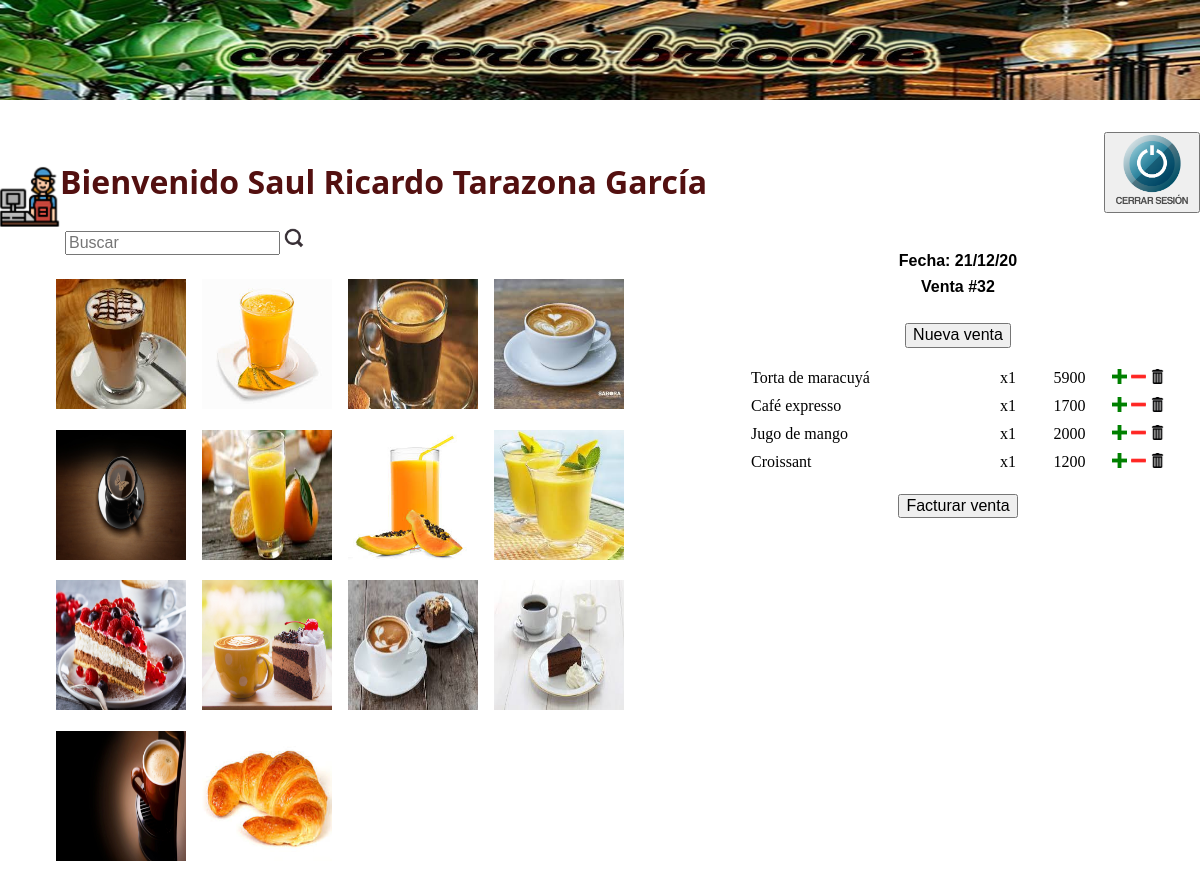
The page /cajeroVenta/ (signed in) on the database its author committed.
### tables this page shows
CREATE TABLE PRODUCTOS (id INTEGER NOT NULL UNIQUE, nombre TEXT NOT NULL, precio INTEGER NOT NULL, cantidad_Inv INTEGER NOT NULL, descripcion TEXT NOT NULL, imagen TEXT NOT NULL, PRIMARY KEY (id));

CREATE TABLE VENTAS (id INTEGER NOT NULL UNIQUE, id_usuario INTEGER NOT NULL, fechaVenta DATE NOT NULL, TotalVenta INTEGER NOT NULL, PRIMARY KEY (id), FOREIGN KEY (id_usuario) REFERENCES USUARIOS (id));

CREATE TABLE REGISTRO_VENTAS (id INTEGER NOT NULL UNIQUE, id_venta INTEGER NOT NULL, id_producto INTEGER NOT NULL REFERENCES PRODUCTOS (id), Cantidad INTEGER NOT NULL, Total_Prod  INTEGER NOT NULL, FOREIGN KEY (id_venta) REFERENCES VENTAS (id), PRIMARY KEY (id) );

### app.py (the view)
@app.route('/cajeroVenta/')
@login_required
def cajeroVenta():
	busqueda = sql_productos()
	venta = sql_num_venta()
	datos = sql_llenar_venta(venta[0])
	return render_template('Cajero-Venta.html', busqueda=busqueda, datos=datos, venta=venta)

### app.py (called while the page is built)
def login_required(view):
    @functools.wraps(view)
    def wrapped_view(**kwargs):
        if not 'user_id' in session :
            mensaje = 2
            return render_template('Login.html', mensaje=mensaje)
        return view()
    return wrapped_view

@app.before_request
def load_logged_in_user():
    user_id = session.get( 'user_id' )
    if user_id is None:
      session['user_login'] = None

def sql_productos():
	sql="SELECT * FROM PRODUCTOS;"
	conexion = db.conectarDB()
	cur = conexion.cursor()
	cur.execute(sql)
	busqueda = cur.fetchall()
	return busqueda

def sql_llenar_venta(id_venta):
	conexion = db.conectarDB()
	cur = conexion.cursor()
	cur.execute("SELECT REGISTRO_VENTAS.*, PRODUCTOS.nombre, PRODUCTOS.precio FROM REGISTRO_VENTAS JOIN PRODUCTOS ON REGISTRO_VENTAS.id_producto=PRODUCTOS.id WHERE id_venta=?", (id_venta, ))
	datos = cur.fetchall()
	return datos

def sql_num_venta():
	conexion = db.conectarDB()
	cur = conexion.cursor()
	sql = "SELECT id, fechaVenta FROM VENTAS ORDER BY VENTAS.id DESC LIMIT 1"
	cur.execute(sql)
	id_venta = cur.fetchone()
	return id_venta

### db.py (called while the page is built)
def conectarDB():
    try:
        conexion = sqlite3.connect('db/cafeteria.db')
        return conexion
    except Error as e:
        print('Error al conectar con la base de datos'+e)

### templates/Cajero-Venta.html (shortened to what this page needs)
<!DOCTYPE html>
<html lang="es">
<head>
    <link rel="stylesheet" href="{{url_for('static', filename='estilos/estilos_usuarios.css')}}">
    <link rel="stylesheet" href="{{url_for('static', filename='estilos/normalize.css')}}">
</head>
<header class="encabezado">
    <img src="{{url_for('static', filename='img/cafeteria_corta.jpg')}}" alt="banner_brioche" height="100%" width="100%">
</header>
<body>
    <div class="barra">
        <div class="sesion">
            <button>
                <a href="/logout"><img src="{{url_for('static', filename='img/cerrar_sesion.png')}}" alt="logout" width="100%"></a>
            </button>
        </div>
        <div class="cajero">
            <p class="usuario"><img src="{{url_for('static', filename='img/Cajero.png')}}" alt="atras-back" width="60em"> Bienvenido {{session['user_name']}}</p>
        </div>
    </div>
    <div class="buscador">
        <div class="busca">
            <form action="/busca" method="GET">
                    <input type="text" id="buscador" name="buscador" placeholder="Buscar">
                    <input type="image" src="{{url_for('static', filename='img/lupa.png')}}" alt="lupa" width=20em>
            </form>
        </div>
        <div class="resultado">
            {%for i in range(0,busqueda|length)%}
            <article class="imagen" id={{busqueda[i][0]}}><a href="/tablaVenta?id={{busqueda[i][0]}}"><img src={{busqueda[i][5]}} width="130em" height="130em"></a></article>
            {%endfor%}
        </div>
    </div>
    <div class="venta">
        <div id="tablaVenta">
            <form class="center" action="/nuevaVenta" method="GET">
                <p id="subt">Fecha: {%print(venta[1])%}</p>
                <p id="subt">Venta #{%print(venta[0])%}</p>
                <br>
                <input type="submit" value="Nueva venta">
            </form>
            <table>
                {%for dat in datos%}
                    <tr>
                        <td id="producto">{%print(dat[5])%}</td>
                        <td id="cantidad" align="center">x{%print(dat[3])%}</td>
                        <td id="precio" align="center">{%print(dat[4])%}</td>
                        <td id="signo"><a href="/masProducto?id={{dat[2]}}&cantidad={{dat[3]+1}}&valor={{(dat[3]+1)*(dat[6])}}"><img src="{{url_for('static', filename='img/mas.png')}}" alt="signo_más" width="15em"></a></td>
                        <td id="signo"><a href="/menosProducto?id={{dat[2]}}&cantidad={{dat[3]-1}}&valor={{(dat[3]-1)*(dat[6])}}"><img src="{{url_for('static', filename='img/menos.png')}}" alt="signo_menos" width="15em"></a></td>
                        <td id="signo"><a href="/eliminaProducto?id={{dat[2]}}"><img src="{{url_for('static', filename='img/papelera.png')}}" alt="borrar" width="15em"></a></td>
                    </tr>
                {%endfor%}
            </table>
            <form class="center" action="/calculaTotal" method="GET">
                <input type="submit" value="Facturar venta">
            </form>
        </div>
    </div>
</body>
</html>

### static/estilos/estilos_usuarios.css (style rules this page uses)
.encabezado { height: 100px; width: 100%; padding-bottom: 2em; }
.barra { float: right; width: 100%; margin: 0; padding: 0; height: 6em; }
.buscador { width: 55%; float: left; margin-right: 1em; margin-left: 2em; }
.resultado { padding: 1em; overflow: hidden; }
.imagen { padding: 0.5em; float: left; }
.busca { width: 100%; padding-left: 5%; }
.sesion { width: 6em; float: right; }
.venta { width: 35%; float: right; margin-right: 2em; }
#subt { text-align: center; font-family: Verdana, Arial, Helvetica, sans-serif; font-size: 1em; font-weight: bold; display: block; margin: 0; margin-top: 0.5em; margin-bottom: 0.5em; }
#producto { width: 60%; }
#cantidad { width: 10%; }
#precio { width: 20%; }
#signo { width: 1.5em; height: 1.5em; }
.center { text-align: center; padding-top: 1em; padding-bottom: 1em; font-family: Verdana, Arial, Helvetica, sans-serif; }
.usuario { font-family: "Trebuchet MS", "Segoe UI",Helvetica,Arial,sans-serif; font-size: 2em; font-weight: bold; color:rgb(83, 16, 16); width: 80%; display: inline-flex; }

### rows shown on the page
PRODUCTOS: imagen (picture)
PRODUCTOS: imagen (picture), nombre "Jugo de mango"
PRODUCTOS: imagen (picture)
PRODUCTOS: imagen (picture)
PRODUCTOS: imagen (picture), nombre "Café expresso"
PRODUCTOS: imagen (picture)
PRODUCTOS: imagen (picture)
PRODUCTOS: imagen (picture)
PRODUCTOS: imagen (picture)
PRODUCTOS: imagen (picture)
PRODUCTOS: imagen (picture), nombre "Torta de maracuyá"
PRODUCTOS: imagen (picture)
PRODUCTOS: imagen (picture)
PRODUCTOS: imagen (picture), nombre "Croissant"
VENTAS: fechaVenta "21/12/20", id "32"
REGISTRO_VENTAS: Cantidad "1", Total_Prod "5900"
REGISTRO_VENTAS: Cantidad "1", Total_Prod "1700"
REGISTRO_VENTAS: Cantidad "1", Total_Prod "2000"
REGISTRO_VENTAS: Cantidad "1", Total_Prod "1200"

### other values the page prints
{{ session['user_name'] }} "Saul Ricardo Tarazona García"
